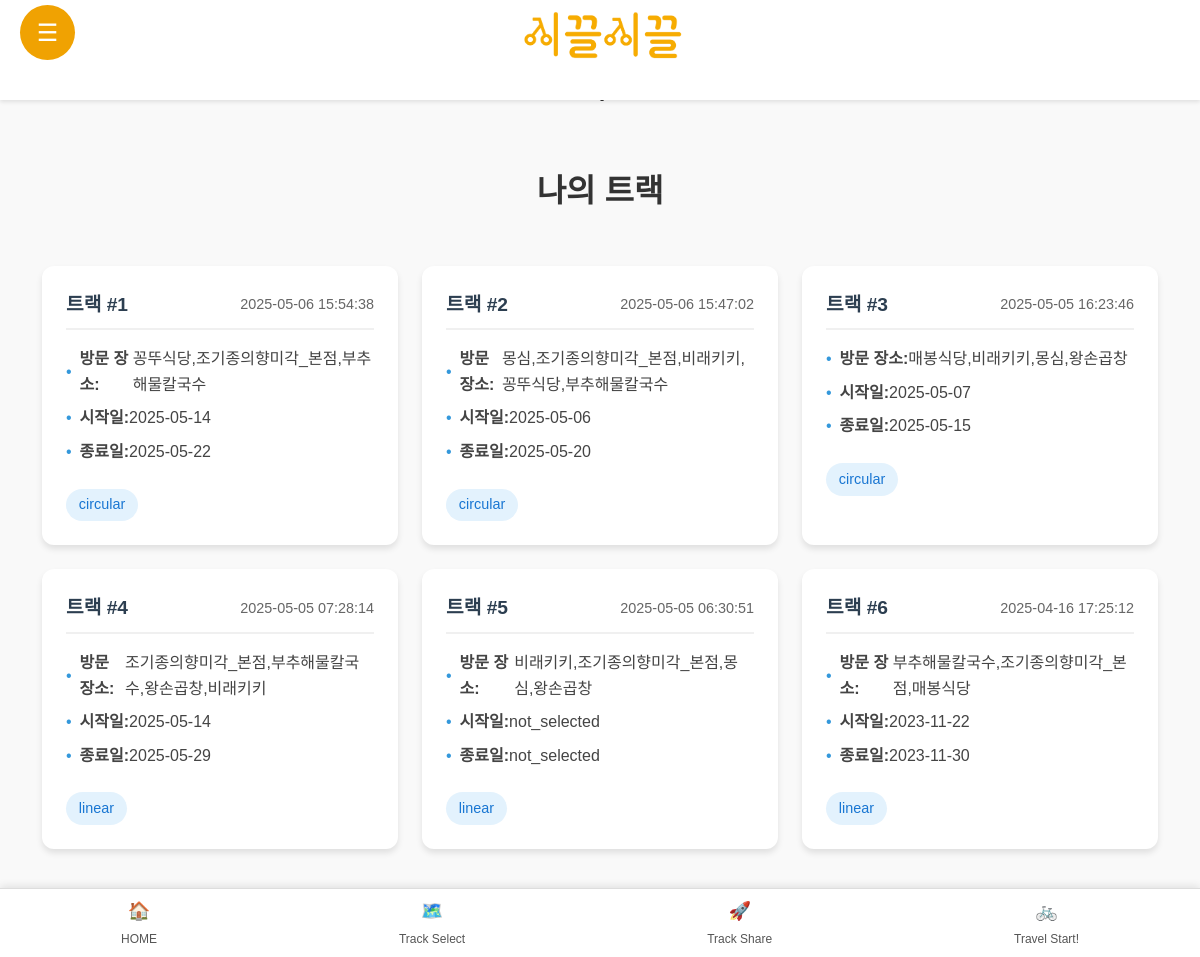
/track_select (signed in), run on an earlier commit of the app's database.
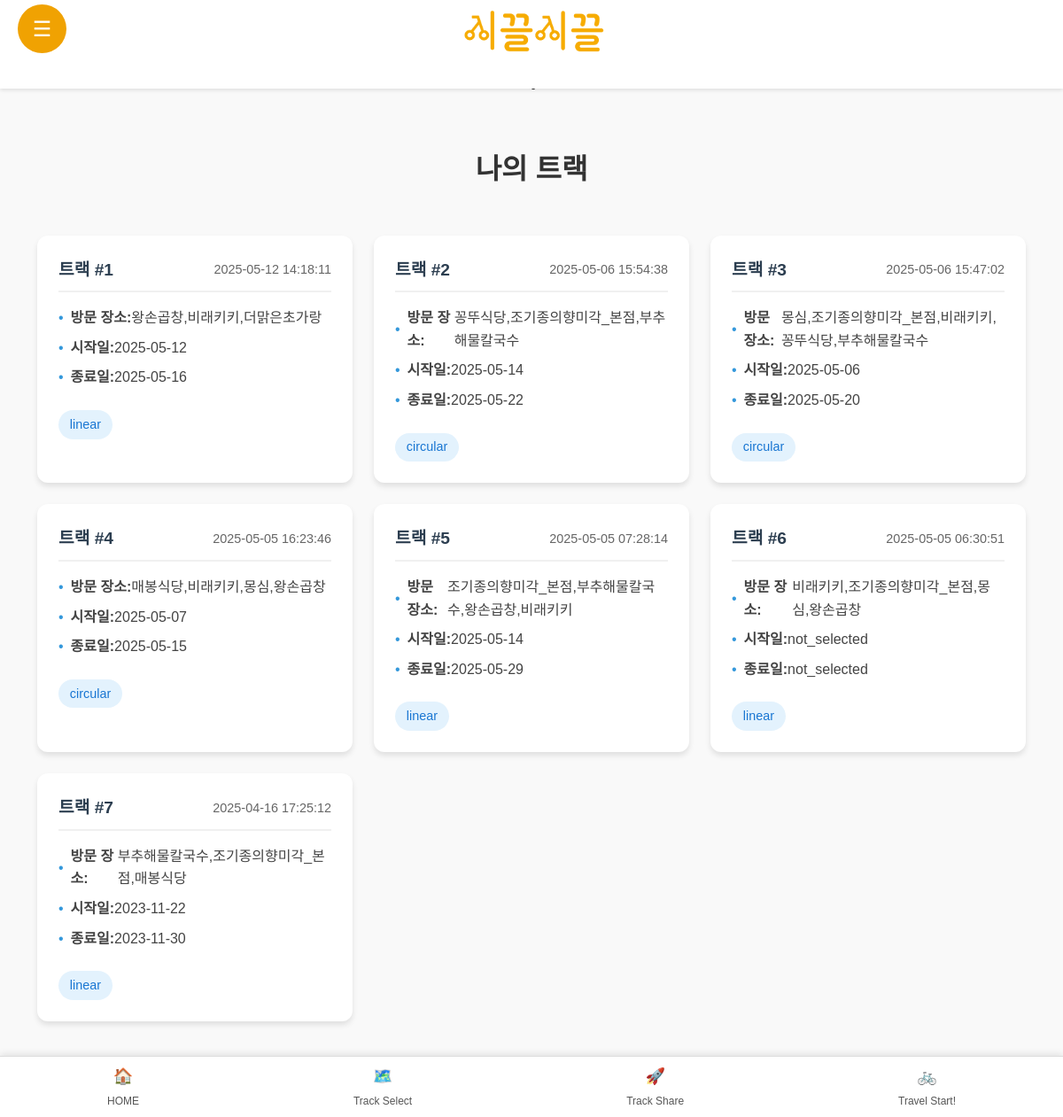
And on a later commit of the database.
### tables this page shows
CREATE TABLE tracks (
    id INTEGER PRIMARY KEY AUTOINCREMENT,
    user_id INTEGER NOT NULL,
    track_places TEXT NOT NULL,
    created_at TIMESTAMP DEFAULT CURRENT_TIMESTAMP, start_date TEXT, end_date TEXT, track_type TEXT,
    FOREIGN KEY (user_id) REFERENCES accounts(id)
);

### flask_app.py (the view)
@app.route('/track_select')
def track_select():
    if 'loggedin' not in session:
        return redirect(url_for('login'))
    conn = get_logindb_connection()
    cursor = conn.cursor()
    cursor.execute('''
        SELECT id, created_at, track_places, start_date, end_date, track_type
        FROM tracks
        WHERE user_id = ?
        ORDER BY created_at DESC
    ''', (session['id'],))
    tracks = []
    for row in cursor.fetchall():
        tracks.append({
            'id': row[0],
            'created_at': row[1],
            'track_places': row[2],
            'start_date': row[3],
            'end_date': row[4],
            'track_type': row[5]
        })
    conn.close()
    return render_template('track_select.html', tracks=tracks)

### flask_app.py (called while the page is built)
def get_logindb_connection():
    conn = sqlite3.connect(LOGIN_DATABASE_FILE)
    conn.row_factory = sqlite3.Row  # 딕셔너리처럼 결과를 반환하기 위해 추가
    return conn

@app.context_processor
def inject_loggedin_status():
    return {'loggedin': 'loggedin' in session}

@app.before_request
def make_session_permanent():
    session.permanent = True

### templates/track_select.html (shortened to what this page needs)
<!DOCTYPE html>
<html lang="ko">
<head>
    <link rel="stylesheet" href="../static/basic.css">
    <link rel="stylesheet" href="../static/Menu/menu_style.css">
    <link rel="stylesheet" href="../static/Main/main.css">
</head>
<body>
    <header class="header">
        <div class="logo_container">
            <img src="../picture/logo/logo.png" alt="logo" class="logo" />
        </div>
        <div class="hamburger-menu" id="hamburger-menu">
            &#9776;
        </div>
    </header>
    <section class="content">
        <h1 class="page-title">.</h1>
        <h1 class="page-title">`</h1>
        <h1 class="page-title">나의 트랙</h1>
        <div class="tracks-grid">
            {% if tracks %}
                {% for track in tracks %}
                    <div class="track-card" onclick="location.href='/Journey?track_id={{ track.id }}'">
                        <div class="track-header">
                            <span class="track-number">트랙 #{{ loop.index }}</span>
                            <span class="track-date">{{ track.created_at }}</span>
                        </div>
                        <div class="track-info">
                            <p><strong>방문 장소:</strong> {{ track.track_places }}</p>
                            <p><strong>시작일:</strong> {{ track.start_date or '미지정' }}</p>
                            <p><strong>종료일:</strong> {{ track.end_date or '미지정' }}</p>
                            {% if track.track_type %}
                                <span class="track-type">{{ track.track_type }}</span>
                            {% endif %}
                        </div>
                    </div>
                {% endfor %}
            {% else %}
                <div class="no-tracks">
                    <p>아직 저장된 트랙이 없습니다.</p>
                    <p>새로운 트랙을 만들어보세요!</p>
                </div>
            {% endif %}
        </div>
    </section>
    <nav class="bottom_nav">
        <a href="/Main" class="nav_item home_button">
            <span class="nav_icon">🏠</span>
            <p>HOME</p>
        </a>
        <a href="/Or" class="nav_item">
            <span class="nav_icon">🗺️</span>
            <p>Track Select</p>
        </a>
        <a href="/index" class="nav_item">
            <span class="nav_icon">🚀</span>
            <p>Track Share</p>
        </a>
        <a href="../track_select" class="nav_item">
            <span class="nav_icon">🚲</span>
            <p>Travel Start!</p>
        </a>
    </nav>
</body>
</html>

### static/basic.css (style rules this page uses)
* { margin: 0; padding: 0; box-sizing: border-box; }
body { font-family: Arial, sans-serif; line-height: 1.6; background-color: #f4f4f4; }
.header { background-color: #333; color: white; padding: 1rem; text-align: center; }

### static/Menu/menu_style.css (style rules this page uses)
.hamburger-menu { position: fixed; top: 20px; left: 20px; width: 55px; height: 55px; background-color: #F0A202; color: #fff; border-radius: 50%; display: flex; justify-content: center; align-items: center; font-size: 1.5em; cursor: pointer; z-index: 1000; text-align: center; line-height: 40px; z-index: 1600; }
.logo_container { position: absolute; display: flex; align-items: center; justify-content: center; left: 50%; transform: translateX(-43.75%); z-index: 1000; }
.logo_container img { max-width: 100%; height: auto; }
.logo { width: 100%; height: auto; }
.header { top: 0; width: 100%; height: 90px; background-color: #ffffff; color: black; box-sizing: border-box; display: flex; align-items: center; justify-content: center; z-index: 1000; }

### static/Main/main.css (style rules this page uses)
* { margin: 0; padding: 0; box-sizing: border-box; font-family: 'HancomMalangMalang-Regular', Arial, sans-serif; }
body { background-color: #f9f9f9; color: #333; display: flex; flex-direction: column; align-items: center; padding-bottom: 60px; padding-left: 10px; padding-right: 10px; }
.header { display: flex; justify-content: space-between; align-items: center; width: 100%; max-width: 100%; height: 100px; padding: 10px 20px; position: fixed; top: 0; left: 0; background-color: #fff; z-index: 1000; box-shadow: 0 2px 4px rgba(0, 0, 0, 0.1); }
.logo_container { display: flex; align-items: center; transform: translate(-40%, -10%); }
.logo { width: 190px; height: 90px; object-fit: contain; display: block; position: relative; right: 15px; }
.hamburger-menu { font-size: 24px; cursor: pointer; color: #ffffff; margin-top: -15px; }
body > *:not(.header) { margin-top: 0px; }
.bottom_nav { position: fixed; bottom: 0; left: 0; width: 100%; display: flex; justify-content: space-around; background-color: #fff; border-top: 1px solid #ddd; padding: 8px 0; box-shadow: 0 -2px 8px rgba(0, 0, 0, 0.1); z-index: 1000; }
.nav_item { display: flex; flex-direction: column; align-items: center; font-size: 12px; color: #555; text-decoration: none; }
.nav_icon { font-size: 18px; margin-bottom: 4px; }

### templates/track_select.html (style rules this page uses)
* { margin: 0; padding: 0; box-sizing: border-box; font-family: 'HancomMalangMalang-Regular', Arial, sans-serif; }
body { background-color: #f9f9f9; color: #333; overflow-x: hidden; display: flex; flex-direction: column; align-items: center; padding-bottom: 60px; }
.content { max-width: 1200px; margin: 2rem auto; padding: 0 1rem; width: 100%; }
.page-title { text-align: center; color: #333; margin-bottom: 2rem; font-size: 2rem; }
.tracks-grid { display: grid; grid-template-columns: repeat(auto-fill, minmax(300px, 1fr)); gap: 1.5rem; padding: 1rem; }
.track-card { background: white; border-radius: 12px; padding: 1.5rem; box-shadow: 0 4px 6px rgba(0,0,0,0.1); transition: transform 0.2s, box-shadow 0.2s; cursor: pointer; }
.track-header { display: flex; justify-content: space-between; align-items: center; margin-bottom: 1rem; padding-bottom: 0.5rem; border-bottom: 2px solid #f0f0f0; }
.track-number { font-size: 1.2rem; font-weight: bold; color: #2c3e50; }
.track-date { color: #666; font-size: 0.9rem; }
.track-info { color: #444; }
.track-info p { margin: 0.5rem 0; display: flex; align-items: center; }
.track-info p::before { content: "•"; margin-right: 0.5rem; color: #3498db; }
.track-type { display: inline-block; padding: 0.3rem 0.8rem; background: #e3f2fd; color: #1976d2; border-radius: 20px; font-size: 0.9rem; margin-top: 1rem; }

What changed in the data, as far as the page shows it:
added tracks: created_at "2025-05-12 14:18:11", track_places "왕손곱창,비래키키,더맑은초가랑", start_date "2025-05-12", end_date "2025-05-16", track_type "linear"
